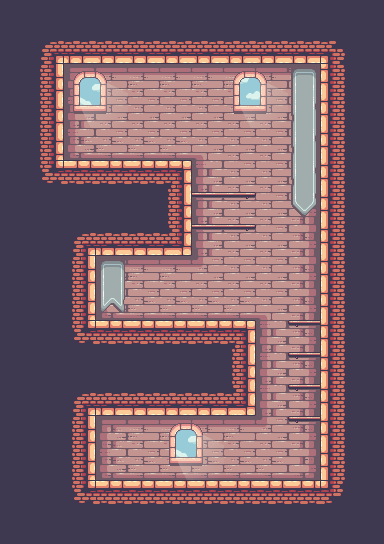

The image is a tile-based game level rendered from a .tmx file. Its description and source (layers, tilesets, objects; grid data summarised) follow:
An orthogonal 12x17 tile map with 32x32 px tiles, 3 tile layers (Ground, BackGround, Objects), 3 tilesets and 30 objects.

<map version="1.2" tiledversion="1.3.2" orientation="orthogonal" renderorder="right-down" compressionlevel="0" width="12" height="17" tilewidth="32" tileheight="32" infinite="0" nextlayerid="21" nextobjectid="177">
 <tileset firstgid="1" name="Idle" tilewidth="46" tileheight="56" tilecount="1" columns="1">
  <image source="Sprites/11-Door/Idle.png" width="46" height="56" />
 </tileset>
 <tileset firstgid="2" name="Decorations (32x32)" tilewidth="32" tileheight="32" tilecount="42" columns="7">
  <image source="Sprites/14-TileSets/Decorations (32x32).png" width="224" height="192" />
 </tileset>
 <tileset firstgid="44" name="Terrain (32x32)" tilewidth="32" tileheight="32" tilecount="247" columns="19">
  <image source="Sprites/14-TileSets/Terrain (32x32).png" width="608" height="416" />
 </tileset>
 <layer id="1" name="Ground" width="12" height="17">
  <data>[204 cells, 169 non-empty, 12 distinct tile ids]</data>
 </layer>
 <layer id="2" name="BackGround" width="12" height="17">
  <data>[204 cells, 70 non-empty, 11 distinct tile ids]</data>
 </layer>
 <layer id="3" name="Objects" width="12" height="17">
  <data>[204 cells, 27 non-empty, 15 distinct tile ids]</data>
 </layer>
 <objectgroup id="6" name="ground">
  <object id="20" x="32" y="32" width="32" height="32" />
  <object id="31" x="320" y="32" width="32" height="32" />
  <object id="47" x="320" y="480" width="32" height="32" />
  <object id="55" x="64" y="480" width="32" height="32" />
  <object id="83" x="32" y="160" width="32" height="32" />
  <object id="87" x="64" y="160" width="128" height="96" />
  <object id="90" x="64" y="256" width="32" height="64" />
  <object id="92" x="64" y="320" width="192" height="96" />
  <object id="93" x="64" y="416" width="32" height="64" />
  <object id="94" x="96" y="480" width="224" height="32" />
  <object id="95" x="320" y="64" width="32" height="416" />
  <object id="96" x="64" y="32" width="256" height="32" />
  <object id="97" x="32" y="64" width="32" height="96" />
 </objectgroup>
 <objectgroup id="7" name="Doors" locked="1">
  <object id="98" x="95.8888" y="423.845" width="45.1241" height="55.5994" />
 </objectgroup>
 <objectgroup id="8" name="Platforms">
  <object id="103" x="192" y="223.875" width="64" height="7" />
  <object id="104" x="192" y="192" width="64" height="6.875" />
  <object id="106" x="288" y="320" width="32.25" height="6.875" />
  <object id="107" x="288" y="352" width="31.875" height="6.875" />
  <object id="108" x="288" y="384" width="32" height="6.75" />
  <object id="109" x="288" y="416" width="32.125" height="6.875" />
 </objectgroup>
 <objectgroup id="15" name="Hearts">
  <object id="143" x="299.5" y="339" width="15.5" height="14" />
  <object id="144" x="295.5" y="399.5" width="16.5" height="14" />
 </objectgroup>
 <objectgroup id="16" name="Diamonds">
  <object id="133" x="64" y="128" width="32" height="32" />
  <object id="134" x="96" y="128" width="32" height="32" />
  <object id="135" x="128" y="128" width="32" height="32" />
  <object id="136" x="160" y="128" width="32" height="32" />
  <object id="137" x="224" y="64" width="96" height="96" />
  <object id="145" x="235.5" y="178" width="15.5" height="13.5" />
  <object id="146" x="237" y="210.5" width="16.5" height="13" />
 </objectgroup>
 <objectgroup id="18" name="Pigs">
  <object id="158" x="103" y="288" width="23.6667" height="23.3333" />
 </objectgroup>
</map>
